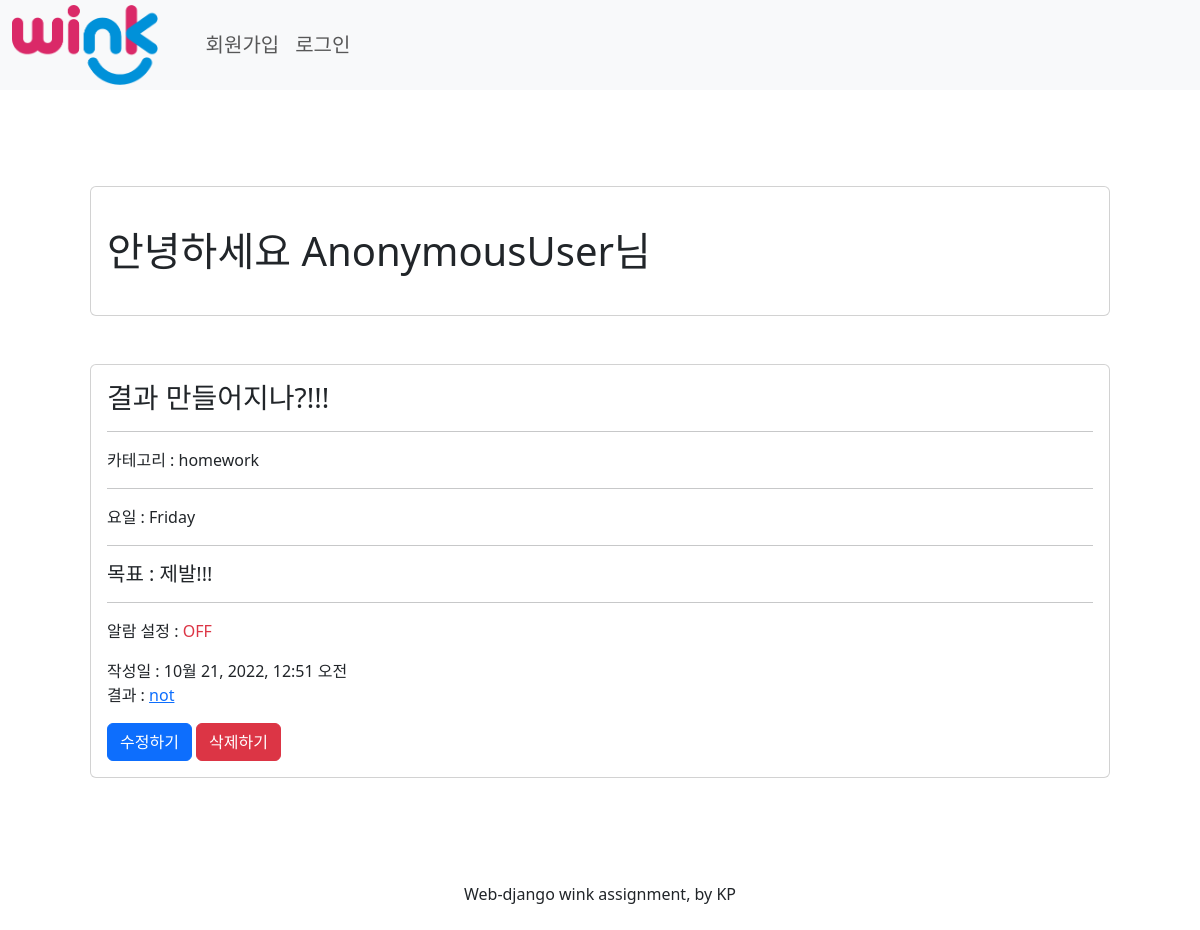
Page /detail/11/11 on the committed database.
### articles/models.py (models this page shows)
class Routines(models.Model):
    user = models.ForeignKey(settings.AUTH_USER_MODEL, on_delete=models.CASCADE)
    title = models.CharField(max_length=20)
    MIRACLE = "miracle"
    HOMEWORK = "homework"
    category = models.CharField(
        max_length=9,
        choices=(
            (MIRACLE, "기상"),
            (HOMEWORK, "숙제"),
        ),
        default=MIRACLE,
    )
    goal = models.TextField()
    is_alarm = models.BooleanField(default=False)
    is_deleted = models.BooleanField(default=False)
    created_at = models.DateTimeField(auto_now_add=True)
    modified_at = models.DateTimeField(auto_now=True)

class Routine_day(models.Model):
    MON = "Monday"
    TUE = "Tuesday"
    WED = "Wednesday"
    THU = "Thursday"
    FRI = "Friday"
    SAT = "Saturday"
    SUN = "Sunday"
    DAY_WEEK = (
        (MON, "Monday"),
        (TUE, "Tuesday"),
        (WED, "Wednesday"),
        (THU, "Thursday"),
        (FRI, "Friday"),
        (SAT, "Saturday"),
        (SUN, "Sunday"),
    )
    day = MultiSelectField(
        choices=DAY_WEEK,
        min_choices=1,
        max_choices=7,
    )
    routine = models.ForeignKey(Routines, on_delete=models.CASCADE)
    created_at = models.DateTimeField(auto_now_add=True)
    modified_at = models.DateTimeField(auto_now=True)

class Routine_result(models.Model):
    routine = models.ForeignKey(Routines, on_delete=models.CASCADE)
    NOT = "not"
    TRY = "try"
    DONE = "done"
    PROGRESS = (
        (NOT, "안함"),
        (TRY, "시도"),
        (DONE, "완료"),
    )
    result = models.CharField(choices=PROGRESS, default=NOT, max_length=100)
    created_at = models.DateTimeField(auto_now_add=True)
    modified_at = models.DateTimeField(auto_now=True)

### articles/views.py (the view)
# urls.py: path("detail/<int:account_pk>/<int:routine_pk>", views.detail, name="detail"),
def detail(request, account_pk, routine_pk):
    routine = Routines.objects.get(pk=routine_pk)
    routine_day = Routine_day.objects.get(routine_id=routine_pk)
    routine_result = Routine_result.objects.get(routine_id=routine_pk)
    context = {
        "routine": routine,
        "routine_day": routine_day,
        "routine_result": routine_result,
    }
    return render(request, "articles/detail.html", context)

### articles/templates/articles/detail.html
{% extends 'base.html' %}
{% load static %}
{% block content %}
<div class="container py-5">
    <div class="card m-5 p-3">
        <h1 class="my-4">안녕하세요 {{ user }}님</h1>
    </div>
    <div class="card m-5">
        <div class="card-body">
            <h3 class="card-title mb-3">{{ routine.title }}</h3>
            <hr>
            <p class="card-subtitle my-3">카테고리 : {{ routine.category }}</p>
            <hr>
            <p class="card-subtitle my-3">요일 :
                {{ routine_day.day }}
            </p>
            <hr>
            <h5 class="card-text">목표 : {{ routine.goal }}</h5>
            <hr>
            <p class="card-text">알람 설정 :
                {% if routine.is_alarm %}
                <a class="text-primary text-decoration-none" href="{% url 'articles:alarm' user.pk routine.pk %}">ON</a>
                {% else %}
                <a class="text-danger text-decoration-none" href="{% url 'articles:alarm' user.pk routine.pk %}">OFF</a>
                {% endif %}
            </p>
            {% if routine.created_at == routine.modified_at %}
            작성일 : {{ routine.created_at }}
            {% else %}
            작성일 : {{ routine.modified_at }} (수정됨)
            {% endif %}
            <p class="card-text">결과 :
                <a href="{% url 'articles:result' user.pk routine.pk %}">
                    {{ routine_result.result }}
                </a>
            </p>
            <a class="btn btn-primary" href="{% url 'articles:update' routine.pk %}">수정하기</a>
            <a class="btn btn-danger" href="{% url 'articles:delete' user.pk routine.pk %}">삭제하기</a>
        </div>
    </div>
</div>
{% endblock %}

### rows in the picture
Routines: title "결과 만들어지나?!!!", category "homework", goal "제발!!!", created_at "10월 21, 2022, 12:51 오전"
Routine_day: day "Friday"
Routine_result: result "not"

### other values in the picture
{{ user }} "AnonymousUser"
